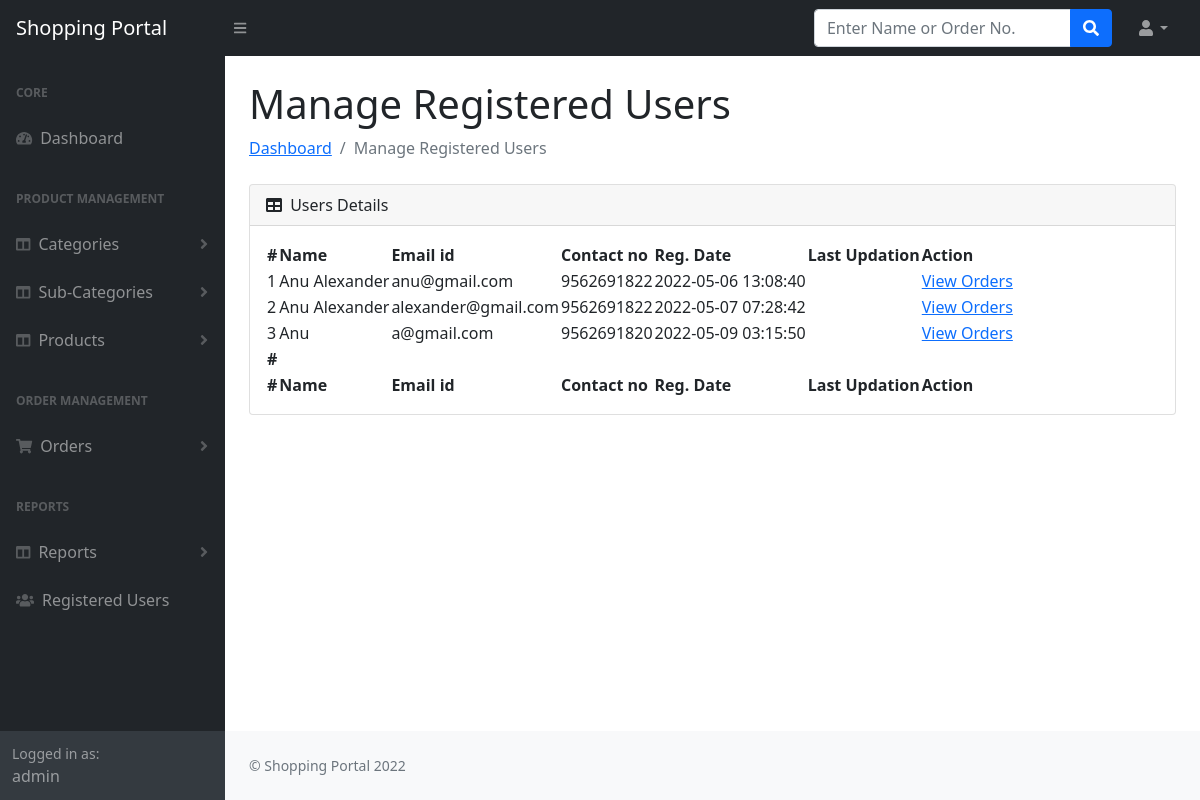
Screenshot of /admin/registered-users.php (signed in) with the database file from the repository.
### tables this page shows
CREATE TABLE `users` (
  `id` int(11) NOT NULL,
  `name` varchar(255) DEFAULT NULL,
  `email` varchar(255) DEFAULT NULL,
  `contactno` bigint(11) DEFAULT NULL,
  `password` varchar(255) DEFAULT NULL,
  `regDate` timestamp NOT NULL DEFAULT current_timestamp(),
  `updationDate` timestamp NULL DEFAULT NULL ON UPDATE current_timestamp()
);

### admin/registered-users.php (the view, shortened to what this page needs)
<?php session_start();
include_once('includes/config.php');
if(strlen( $_SESSION["aid"])==0)
{
header('location:logout.php');
} else {
?>
<!DOCTYPE html>
<html lang="en">
    <head>
        <link href="https://cdn.jsdelivr.net/npm/simple-datatables@latest/dist/style.css" rel="stylesheet" />
        <link href="css/styles.css" rel="stylesheet" />
    </head>
    <body class="sb-nav-fixed">
 <?php include_once('includes/header.php');?>
        <div id="layoutSidenav">
       <?php include_once('includes/sidebar.php');?>
            <div id="layoutSidenav_content">
                <main>
                    <div class="container-fluid px-4">
                        <h1 class="mt-4">Manage Registered Users</h1>
                        <ol class="breadcrumb mb-4">
                            <li class="breadcrumb-item"><a href="dashboard.php">Dashboard</a></li>
                            <li class="breadcrumb-item active">Manage Registered Users</li>
                        </ol>
                        <div class="card mb-4">
                            <div class="card-header">
                                <i class="fas fa-table me-1"></i>
                               Users Details
                            </div>
                            <div class="card-body">
                                <table id="datatablesSimple">
                                    <thead>
                                        <tr>
                                            <th>#</th>
                                            <th>Name</th>
                                            <th>Email id</th>
                                            <th>Contact no</th>
                                            <th>Reg. Date</th>
                                            <th>Last Updation</th>
                                            <th>Action</th>
                                        </tr>
                                    </thead>
                                    <tfoot>
                                        <tr>
                                        <th>#</th>
                                             <tr>
                                            <th>#</th>
                                            <th>Name</th>
                                            <th>Email id</th>
                                            <th>Contact no</th>
                                            <th>Reg. Date</th>
                                            <th>Last Updation</th>
                                            <th>Action</th>
                                        </tr>
                                        </tr>
                                    </tfoot>
                                    <tbody>
<?php $query=mysqli_query($con,"select * from users");
$cnt=1;
while($row=mysqli_fetch_array($query))
{
?>
                                <tr>
                                            <td><?php echo htmlentities($cnt);?></td>
                                            <td><?php echo htmlentities($row['name']);?></td>
                                            <td><?php echo htmlentities($row['email']);?></td>
                                            <td> <?php echo htmlentities($row['contactno']);?></td>
                                            <td><?php echo htmlentities($row['regDate']);?></td>
                                            <td><?php echo htmlentities($row['updationDate']);?></td>
                                            <td>
                                            <a href="user-orders.php?uid=<?php echo $row['id']?>&&uname=<?php echo htmlentities($row['name']);?>">View Orders</a> </td>
                                        </tr>
                                        <?php $cnt=$cnt+1; } ?>
                                    </tbody>
                                </table>
                            </div>
                        </div>
                    </div>
                </main>
<?php include_once('includes/footer.php');?>
            </div>
        </div>
    </body>
</html>
<?php } ?>

### rows the page displays
users: name "Anu Alexander", email "anu@gmail.com", contactno "9562691822", regDate "2022-05-06 13:08:40"
users: name "Anu Alexander", email "alexander@gmail.com", contactno "9562691822", regDate "2022-05-07 07:28:42"
users: name "Anu", email "a@gmail.com", contactno "9562691820", regDate "2022-05-09 03:15:50"

### other values shown
$_SESSION['alogin'] "admin"
